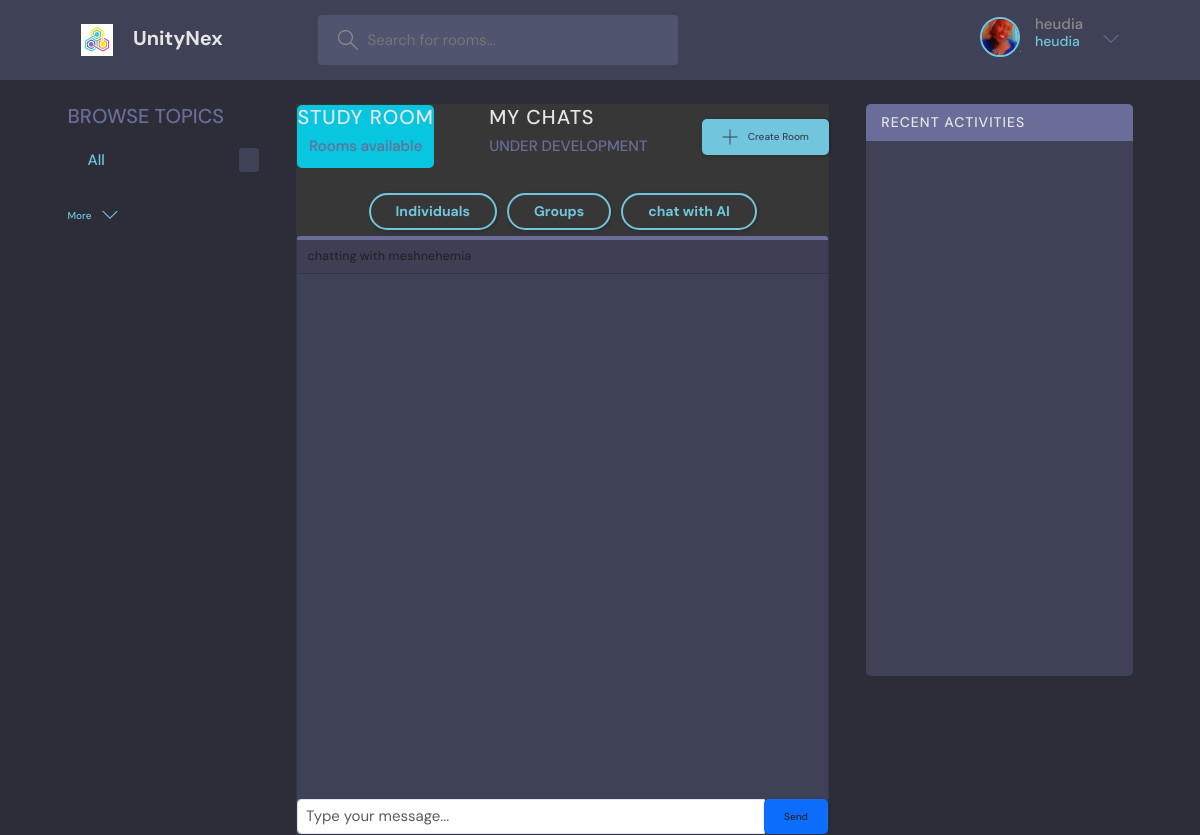
The app's page /chatscreem/2/ (signed in) with its own data.
### socialmedia/models.py (models this page shows)
class User(AbstractUser):
    name = models.CharField(max_length=200, null=True)
    email = models.EmailField(unique=True, null=True)
    bio = models.TextField(null=True)
    avator = models.ImageField(null=True, upload_to='profile/', default="profile/avatar.svg")
    USERNAME_FIELD = 'email'
    REQUIRED_FIELDS = []

### socialmedia/views.py (the view, shortened to what this page needs)
# urls.py: path('chatscreem/<int:pk>/', views.chatscreen, name='chatwithme'),
@login_required(login_url='login')
@csrf_exempt
def chatscreen(request, pk):
    information = User.objects.get(pk=pk)
    name = information.username
    return render(request, 'socialmedia/chatare.html', {"pk": pk, 'name': name})

### socialmedia/templates/socialmedia/chatare.html (shortened to what this page needs)
{% extends 'main.html' %}
{% load static %}
{% block head %}
    <link href="{% static 'css/bootstrap.min.css' %}" rel="stylesheet">
{% endblock %}
{% block content %}
    <main class="layout layout--3">
        <div class="container bd1">
            <div class="b3"> {% include 'socialmedia/topics_component.html' %}</div>
            <section style="max-width:50%; min-width: 50%;" class="bg-warning d-flex justify-content-center phone">
                <div class="w-100" style="background-color: #383737">
                    <div class="laps">
                        <div class="roomList__header">
                            <a href="{% url 'home' %}"
                               style="background-color: #08c6e0; border-radius: 5px; margin: 1px; text-align: center">
                                <h2>Study Room</h2>
                                <p>{{ room_count }} Rooms available</p>
                            </a>
                            <div>
                                <h2>My Chats</h2>
                                <p>UNDER DEVELOPMENT</p>
                            </div>
                            <a class="btn btn--main" href="{% url 'create-room' %}">
                                <svg version="1.1" xmlns="http://www.w3.org/2000/svg" width="32" height="32"
                                     viewBox="0 0 32 32">
                                    <title>add</title>
                                    <path
                                            d="M16.943 0.943h-1.885v14.115h-14.115v1.885h14.115v14.115h1.885v-14.115h14.115v-1.885h-14.115v-14.115z"
                                    ></path>
                                </svg>
                                Create Room
                            </a>
                        </div>
                        <div style="margin-bottom: 5px">
                            <div class="mobile-menuItems">
                                <a class="btn btn--main btn--pill" href="{% url 'mychats' 'individual' %}">Individuals</a>
                                <a class="btn btn--main btn--pill" href="{% url 'mychats' 'groups' %}">Groups</a>
                                <a href="{% url 'chatbot' %}" class="btn btn--main btn--pill">chat with AI</a>
                            </div>
                        </div>
                    </div>
                    <div class="w-100">
                        <div class="card" style="background-color: #3f4156;height: 600px">
                            <div class="card-header d-flex justify-content-between align-items-center p-3 "
                                 style="border-top: 4px solid #696d97;">
                                <h5 class="mb-0 lh-1">chatting with {{ name }}</h5>
                            </div>
                            <div class="card-body overflow-y-scroll nav-change overflow-y-scroll "
                                 style="max-height: 600px;min-height: 450px; background-color: #3f4156;">
                            </div>
                            <form class="message-form" action="" method="POST">
                                <div class="input-group">
                                    <input type="text" class="form-control message-input" style="font-size: 15px"
                                           placeholder="Type your message..." name="message">
                                    <div class="input-group-append">
                                        <button type="submit" class="btn btn-primary btn-send text-dark bg-primary">
                                            Send
                                        </button>
                                    </div>
                                </div>
                            </form>
                        </div>
                    </div>
                </div>
            </section>
            {% include 'socialmedia/activity_component.html' %}
        </div>
    </main>
{% endblock %}

### templates/navbar.html (shortened to what this page needs)
{% load static %}
<header class="header header--loggedIn">
    <div class="container">
        <a href="{% url 'home' %}" class="header__logo">
            <img src="{% static 'images/icons/logo.png' %}"/>
            <h1>UnityNex</h1>
        </a>
        <form class="header__search" action="{% url 'home' %}" method="get">
            <label>
                <input type="text" name="q" placeholder="Search for rooms..."/>
            </label>
        </form>
        <nav class="header__menu">
            {% if request.user.is_authenticated %}
                <div class="header__user">
                    <a href="{% url 'user-profile' request.user.id %}">
                        <div class="avatar avatar--medium active">
                            <img src="{{ request.user.avator.url }}"/>
                        </div>
                        <p>{{ request.user.username }} <span>{{ request.user.username }}</span></p>
                    </a>
                    <button class="dropdown-button">
                        <svg version="1.1" xmlns="http://www.w3.org/2000/svg" width="32" height="32"
                             viewBox="0 0 32 32">
                            <title>chevron-down</title>
                            <path d="M16 21l-13-13h-3l16 16 16-16h-3l-13 13z"></path>
                        </svg>
                    </button>
                </div>
            {% else %}
                <a href="{% url 'login' %}">
                    <img src="{% static 'images/profilesImages/avatar.svg' %}"/>
                    <p>Login</p>
                </a>
            {% endif %}
        </nav>
    </div>
</header>

### static/styles/style.css (style rules this page uses)
:root { --color-main: #71c6dd; --color-main-light: #e1f6fb; --color-dark: #3f4156; --color-dark-medium: #51546e; --color-dark-light: #696d97; --color-light: #e5e5e5; --color-gray: #8b8b8b; --color-light-gray: #b2bdbd; --color-bg: #2d2d39; --color-success: #5dd693; --color-error: #fc4b0b; }
* { font-family: "DM Sans", -apple-system, BlinkMacSystemFont, "Segoe UI", Roboto, Oxygen, Ubuntu, Cantarell, "Open Sans", "Helvetica Neue", sans-serif; margin: 0; padding: 0; box-sizing: border-box; text-rendering: optimizeLegibility; font-size: inherit; }
html { font-size: 56.25%; }
@media only screen and (min-width: 1200px) { html { font-size: 62.5%; } }
body { line-height: 1.6; font-weight: 400; font-size: 1.5rem; color: var(--color-light-gray); background-color: var(--color-bg); min-height: 100vh; }
img { width: 100%; }
a { display: inline-block; color: var(--color-main); text-decoration: none; }
.container { max-width: 120rem; width: 90%; margin: auto; }
.btn { background-color: transparent; border: none; display: inline-flex; align-items: center; gap: 1rem; cursor: pointer; transition: all ease-in-out 0.3s; padding: 1rem 2rem; border-radius: 5px; box-shadow: 1px 1px 3px 1px rgba(0, 0, 0, 0.15); font-weight: 500; }
.btn--main { background-color: var(--color-main); color: var(--color-dark); }
.btn > svg { fill: currentColor; width: 1.6rem; height: 1.6rem; }
.btn--pill { border-radius: 10rem; font-size: 1.4rem; font-weight: 700; padding: 6px 2.5rem; color: var(--color-main); background: transparent; border: 2px solid var(--color-main); }
.avatar { position: relative; display: inline-block; border-radius: 50%; border: 2px solid var(--color-main); }
.avatar img { display: block; border-radius: 50%; object-fit: cover; object-position: center; }
.avatar::after { content: ""; display: block; position: absolute; background-color: var(--color-gray); z-index: 111; border-radius: 50%; border: 0.3rem solid var(--color-dark); }
.avatar.active::after { background-color: var(--color-success); }
.avatar.avatar--medium img { width: 3.6rem; height: 3.6rem; border-radius: 50%; }
.avatar.avatar--medium:after { width: 0.7rem; height: 0.7rem; bottom: 0px; right: -6px; }
.mobile-menuItems { display: flex; align-items: center; justify-content: center; gap: 1rem; }
.header { padding: 1.5rem; background-color: var(--color-dark); }
.header > .container { display: flex; gap: 9.5rem; }
.header__logo, .header__user { display: flex; gap: 2rem; align-items: center; }
.header__logo > img { height: 3.2rem; width: 3.2rem; }
.header__logo > h1 { font-weight: 700; font-size: 2rem; color: var(--color-light); }
.header__search > label { background-color: var(--color-dark-medium); padding: 1.3rem 1rem; display: flex; align-items: center; gap: 1rem; border-radius: 4px; }
.header__search svg { fill: var(--color-gray); width: 2rem; height: 2rem; margin-left: 1rem; }
.header__search input { width: 30rem; background: transparent; border: none; outline: none; color: var(--color-light); }
.header__menu { margin-left: auto; position: relative; }
.header__menu a { display: flex; gap: 1.5rem; align-items: center; font-weight: 500; text-decoration: none; color: var(--color-gray); }
.header__menu img { height: 3.6rem; }
.header__menu p { line-height: 1.2; }
.header__menu span { color: var(--color-main); font-weight: 500; font-size: 1.4rem; display: block; }
.header__menu svg { width: 1.6rem; height: 1.6rem; fill: var(--color-dark-light); }
.dropdown-button { background: transparent; border: 0; outline: 0; cursor: pointer; }
.layout { margin-top: 2.4rem; }
.layout > .container { display: flex; justify-content: space-between; align-items: flex-start; }
.layout--3 > .container > div:first-child { flex-basis: 18%; max-width: 22.5rem; }
.roomList__header { display: flex; justify-content: space-between; align-items: center; margin-bottom: 2.4rem; }
.roomList__header h2 { text-transform: uppercase; font-weight: 500; color: var(--color-light); letter-spacing: 1px; }
.roomList__header p { font-weight: 500; color: var(--color-dark-light); }

### records on screen
User: user.avator (picture), user.username "heudia"
User: username "meshnehemia"
